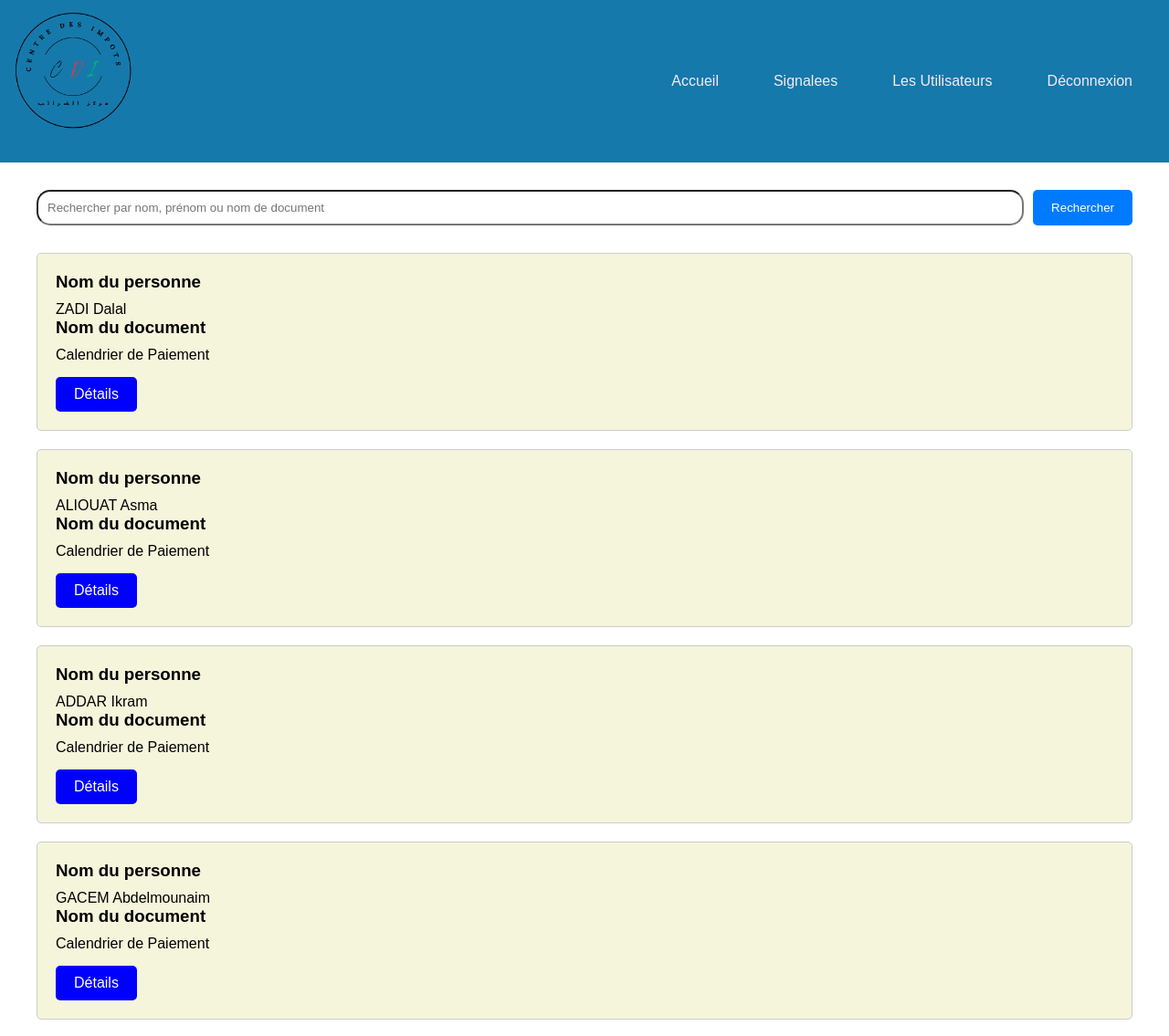
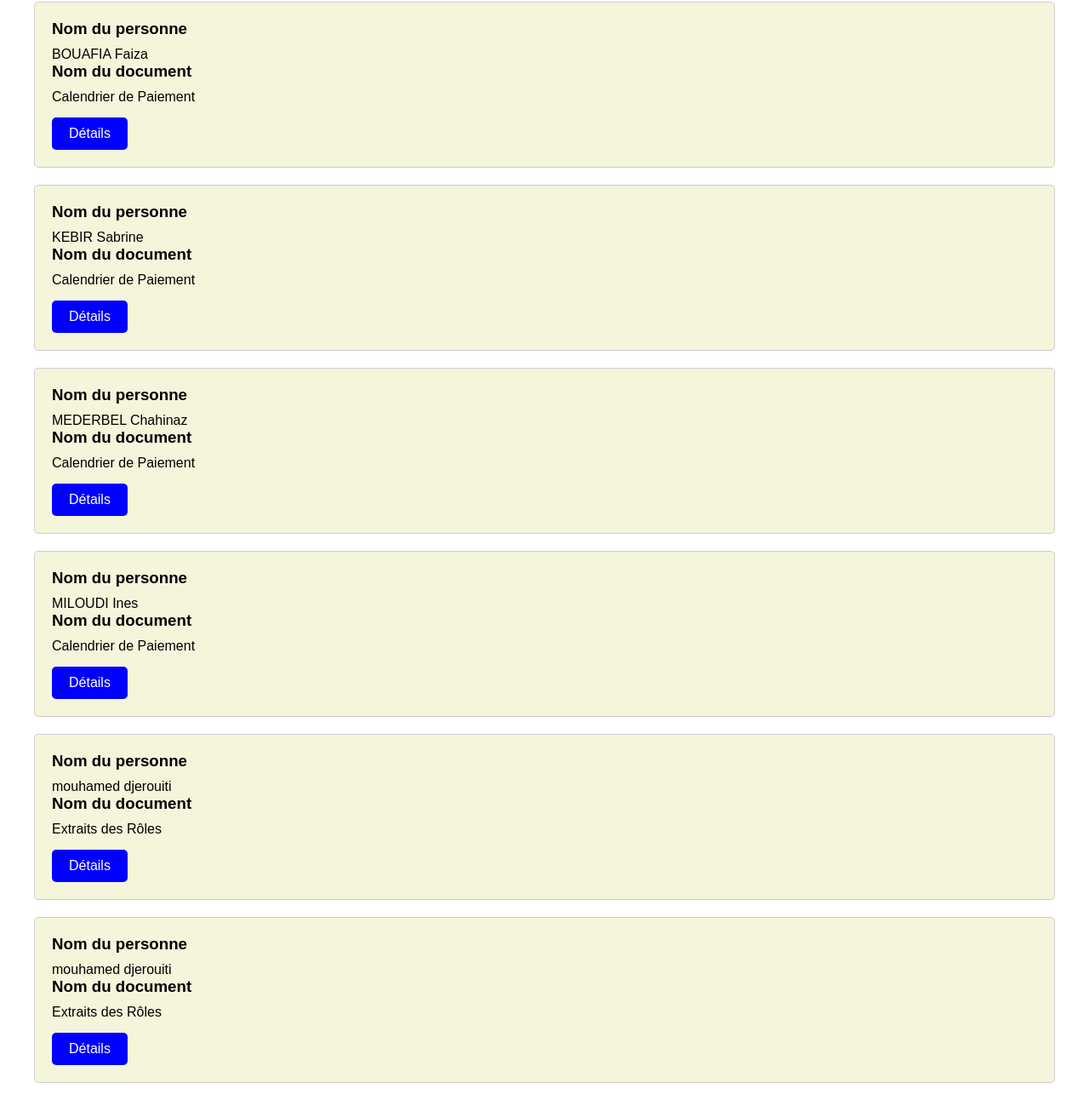
Screenshot of /views/centre/les_demandes_recette_nontri_centre.php (signed in) with the database file from the repository (2 pictures, top to bottom).
### tables this page shows
CREATE TABLE `demande` (
  `id_demande` int(11) NOT NULL,
  `id_personne` int(11) DEFAULT NULL,
  `nom_document` varchar(255) DEFAULT NULL,
  `demande_text` text DEFAULT NULL,
  `date_heure` datetime NOT NULL DEFAULT current_timestamp(),
  `nom_service` varchar(255) DEFAULT NULL
);

CREATE TABLE `personne` (
  `id` int(11) NOT NULL,
  `nom` varchar(255) NOT NULL,
  `prenom` varchar(255) NOT NULL,
  `sexe` enum('homme','femme','autre') NOT NULL,
  `dateNaissance` date NOT NULL,
  `email` varchar(255) NOT NULL,
  `motDePasse` varchar(255) NOT NULL,
  `username` varchar(255) DEFAULT NULL
);

### views/centre/les_demandes_recette_nontri_centre.php (the view, shortened to what this page needs)
<?php
require_once "../../control/db_connection.php";
$search = isset($_GET['search']) ? $_GET['search'] : '';
$sql = "SELECT demande.*, personne.nom AS nom_personne, personne.prenom AS prenom_personne
        FROM demande
        INNER JOIN personne ON demande.id_personne = personne.id
        INNER JOIN reponses ON demande.id_demande = reponses.id_demande
        WHERE demande.nom_service = 'Service Recette'
        AND reponses.reponse = 'Accepter'
        AND reponses.traiter = 'non'";
$stmt = $pdo->prepare($sql);
$stmt->execute();
$demandes = $stmt->fetchAll();
?>
<!DOCTYPE html>
<html lang="fr">
<head>
    <link rel="stylesheet" href="../../public/css/style1.css">
</head>
<body>
<header>
    <div class="container">
        <div class="logo">
            <img src="../../public/images/logo1.png" alt="CDI">
        </div>
        <nav class="bar">
            <ul>
            <li><a  href="centre.php">Accueil</a></li>
                <li><a href="les_demandes_sig.php">Signalees</a></li>
                <li><a href="utilisateur.php">Les Utilisateurs</a></li>
                <li><a href="../../control/deconnexion.php" onclick="confirmLogout(event)">Déconnexion</a></li>
            </ul>
        </nav>
    </div>
   </header>
   <div class="search-bar">
    <div class="container">
        <form method="GET" action="les_demandes_recette_nontri_centre.php">
            <input type="text" name="search" placeholder="Rechercher par nom, prénom ou nom de document" value="<?php echo htmlspecialchars($search); ?>">
            <button type="submit">Rechercher</button>
        </form>
    </div>
</div>
    <div class="demandes">
        <div class="container">
            <?php
            if (empty($demandes)) {
                echo "
                <div class='demande-card'>
                    <h3>Il n'y a pas de demande</h3>
                </div>
                ";
            } else {
                foreach ($demandes as $demande) {
                    echo "
                    <div class='demande-card'>
                        <h3>Nom du personne</h3>
                        <p>". $demande['nom_personne'] ." " . $demande['prenom_personne'] . "</p>
                        <h3>Nom du document</h3>
                        <p>". $demande['nom_document'] ."</p>
                        <a class='detail-btn' href='../detail.php?id_demande=". $demande['id_demande'] ."&nom_personne=". $demande['nom_personne'] ."&prenom_personne=". $demande['prenom_personne']."&nom_document=". $demande['nom_document'] ."&nom_service=". $demande['nom_service'] ."&demande_text=". $demande['demande_text'] ."&date_heure=". $demande['date_heure'] ."'>Détails</a>
                    </div>
                    ";
                }
            }
            ?>
        </div>
    </div>
</body>
</html>

### public/css/style1.css (style rules this page uses)
* { margin: 0; padding: 0; box-sizing: border-box; }
body { font-size: 16px; }
.container { width: 1200px; margin: 0 auto; height: 100%; }
header { padding: 70px; background-color: #1679AB; position: relative; }
header .container { display: flex; justify-content: space-between; align-items: center; }
.logo img { width: 150px; height: auto; position: absolute; top: 0px; left: 5px; }
body { font-family: 'Ubuntu', sans-serif; }
a { text-shadow: 0px 0px 3px rgba(117, 117, 117, 0.12); color: #2991ab; text-decoration: none; }
header .bar ul { display: flex; list-style: none; }
header .bar a { display: block; padding: 10px 20px; margin: 0 10px; color: #F3EBF6; }
.detail-btn { background-color: #1679AB; color: white; padding: 10px 20px; margin-top: 15px; margin-right: 5px; text-align: center; text-decoration: none; display: inline-block; border-radius: 5px; }
.demande-card { position: relative; background-color: beige; border: 1px solid #ccc; border-radius: 5px; padding: 20px; margin-top: 10px; margin-bottom: 20px; }
.demande-card h3 { margin-bottom: 10px; }
.detail-btn { background-color: blue; color: white; padding: 10px 20px; margin-top: 15px; text-align: center; text-decoration: none; display: inline-block; border-radius: 5px; }
.search-bar { margin: 30px 30px; }
.search-bar form { display: flex; justify-content: center; }
.search-bar input[type="text"] { padding: 10px; width: calc(100% - 80px); border-radius: 15px; }
.search-bar button { padding: 10px 20px; background-color: #007bff; color: #fff; border: none; cursor: pointer; border-radius: 5px; margin-left: 10px; }

### rows the page displays
demande: id_personne.nom "ZADI", id_personne.prenom "Dalal", nom_document "Calendrier de Paiement"
demande: id_personne.nom "ALIOUAT", id_personne.prenom "Asma", nom_document "Calendrier de Paiement"
demande: id_personne.nom "ADDAR", id_personne.prenom "Ikram", nom_document "Calendrier de Paiement"
demande: id_personne.nom "GACEM", id_personne.prenom "Abdelmounaim", nom_document "Calendrier de Paiement"
demande: id_personne.nom "BOUAFIA", id_personne.prenom "Faiza", nom_document "Calendrier de Paiement"
demande: id_personne.nom "KEBIR", id_personne.prenom "Sabrine", nom_document "Calendrier de Paiement"
demande: id_personne.nom "MEDERBEL", id_personne.prenom "Chahinaz", nom_document "Calendrier de Paiement"
demande: id_personne.nom "MILOUDI", id_personne.prenom "Ines", nom_document "Calendrier de Paiement"
demande: id_personne.nom "mouhamed", id_personne.prenom "djerouiti", nom_document "Extraits des Rôles"
demande: id_personne.nom "mouhamed", id_personne.prenom "djerouiti", nom_document "Extraits des Rôles"
